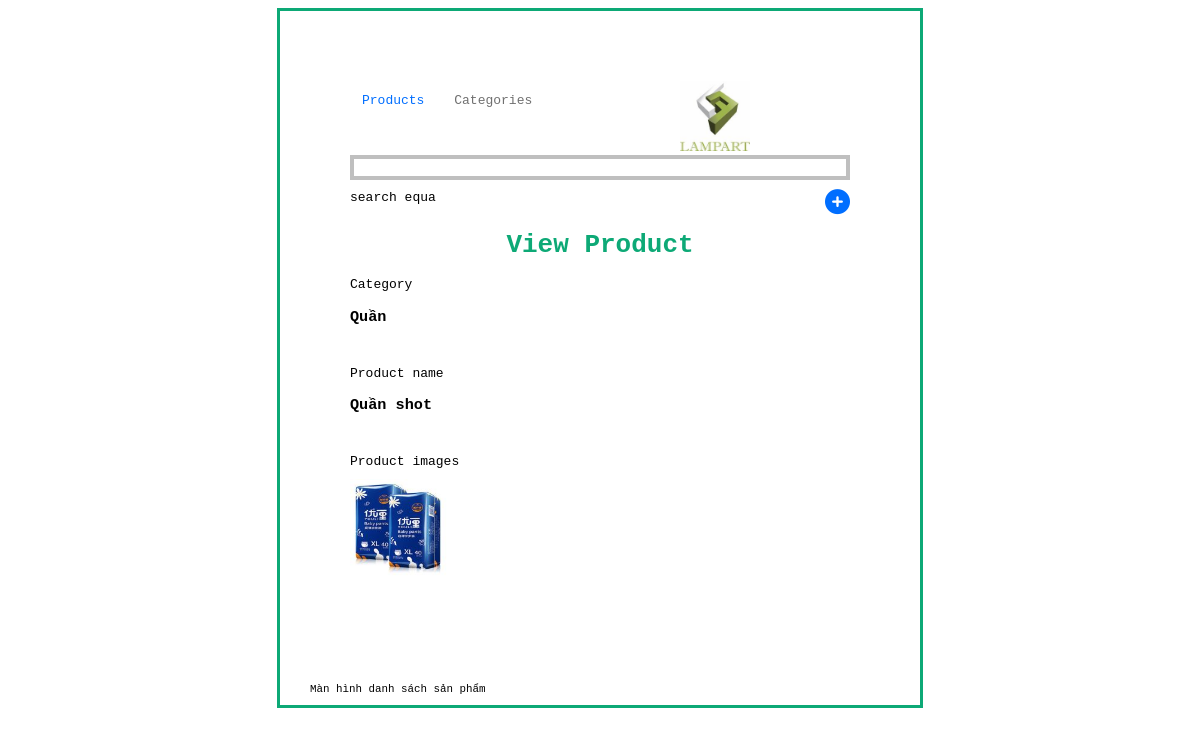
/view/view_viewprod.php?ID_product=63, run on the app's committed database.
### tables this page shows
CREATE TABLE `product` (
  `ID_product` int(10) UNSIGNED NOT NULL,
  `ten` varchar(45) NOT NULL,
  `hinhanh` varchar(245) NOT NULL,
  `ID_category` int(10) UNSIGNED NOT NULL
);

CREATE TABLE `category` (
  `ID_category` int(10) UNSIGNED NOT NULL,
  `tencategory` varchar(45) NOT NULL
);

### model/editproduct.php (called while the page is built, shortened)
<?php include "connect.php";
if ( isset( $_GET[ 'ID_product' ] ) ) {
    $ID_product = $_GET[ 'ID_product' ];
$sql = 'SELECT *
        FROM `category`
	    LEFT JOIN `product`
        ON `product`.`ID_category` = `category`.`ID_category`
        WHERE `ID_product`= "'.$ID_product.'";';
$result1 = mysqli_query( $conn, $sql );
}
?>

### view/view_viewprod.php (the view, shortened to what this page needs)
<?php
    include"../model/category.php";
    include"../model/editproduct.php";
?>
<!DOCTYPE html>
<html lang="en">
<head>
    <link rel="stylesheet" href="../css/styles.css">
</head>
<body>
    <div class="khung">
        <div class="headkhung">
            <div class="buttonhead">
                    <a class="products" href="../index.php">Products</a>
                    <a class="Categories" href="#">Categories</a>
                <div class="hinh">
                    <img class="logo" style="width: 70px; height: 70px;" src="../images/1.jpg"/>
                </div>
            </div>
            <div class="search">
                <input type="search" id="gsearch" name="gsearch">
            </div>
            <div class="insert">
                <span>search equa</span>
                <a href="#"><i class="fa-solid fa-circle-plus"></i></a>
            </div>
        </div>
        <div class="bodykhung">
            <div class="title"><h1> View Product</h1></div>
            <?php
                    foreach ( $result1 as $item1 ) {
                ?>
                <?php
                    }
                ?>
                <label>Category</label>
                <h3><?= $item1['tencategory'] ?></h3>
                <label>Product name</label>
                <h3><?= $item1['ten'] ?></h3> </br>
                <label>Product images</label>
                <img class="img" style="width: 100px; height: 100px;" src="../images/<?= $item1['hinhanh'] ?>"/></br>
        </div>
        <div class="footkhung">
            <span>
                Màn hình danh sách sản phẩm
            </span>
        </div>
    </div>
</body>
</html>

### css/styles.css (style rules this page uses)
body { font-family: monospace; }
.khung { border: 3px solid #0da976; width: 500px; margin-left: auto; margin-right: auto; padding: 70px; }
.headkhung { height: auto; }
.search { margin-top: 20px; height: 50px; text-align: center; }
a { text-decoration: none; }
.insert a { float: right; }
.insert span { float: left; }
.products { background-color: #006eff ; color: white; padding: 10px 10px; text-align: center; border-radius: 5px; display: inline-block; }
.products,input.bt:hover { background-color: #ffffff; color: #006eff; padding: 12px 12px; }
.Categories { padding: 10px 10px; color: #707070; display: inline-block; }
.hinh { margin-right: 100px; float: right; }
input#gsearch { width: 100%; margin-bottom: 20px; border: 4px solid #00000040; }
.bodykhung { margin-top: 20px; width: 100%; }
i.fa-solid.fa-circle-plus { font-size: 25px; }
.insert { height: 20px; }
i { color: #006eff; }
label { display: block; margin-bottom: 10px; margin-top: 10px; }
h1 { margin-left: auto; margin-right: auto; display: table; color: #0da976; }
.footkhung { font-size: smaller; font-family: monospace; margin-bottom: -60px; margin-top: 100px; margin-left: -40px; }

### data on the page
product: ID_category.tencategory "Quần", ten "Quần shot", hinhanh (picture)
